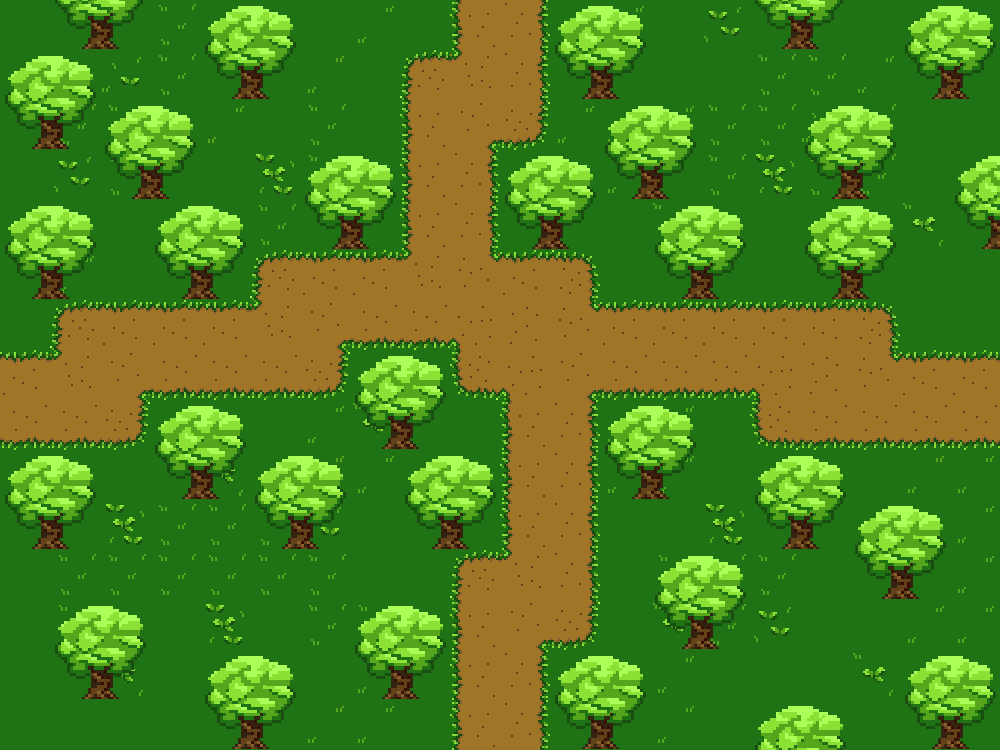

Tiled map render using the project's own tile images. Description and the map definition, with tile-layer contents summarised, below:
An orthogonal 20x15 tile map with 50x50 px tiles, 3 tile layers (Background, Path, Obstacles) and 6 objects (4x changer, door, lock).

<map version="1.10" tiledversion="1.10.0" orientation="orthogonal" renderorder="right-down" width="20" height="15" tilewidth="50" tileheight="50" infinite="0" nextlayerid="11" nextobjectid="10">
 <editorsettings>
  <export target="World1_2.json" format="json" />
 </editorsettings>
 <tileset firstgid="1" source="pixil_tileset_1.tsx" />
 <group id="5" name="Back">
  <layer id="2" name="Background" width="20" height="15">
   <data>[300 cells, 300 non-empty, 7 distinct tile ids]</data>
  </layer>
  <layer id="3" name="Path" width="20" height="15">
   <data>[300 cells, 78 non-empty, 13 distinct tile ids]</data>
  </layer>
 </group>
 <layer id="4" name="Obstacles" width="20" height="15">
  <data>[300 cells, 116 non-empty, 4 distinct tile ids]</data>
 </layer>
 <group id="10" name="Doors">
  <objectgroup id="9" name="West">
   <object id="3" name="changer" x="0" y="350" width="1" height="100">
    <properties>
     <property name="nextScene" value="World1_5" />
    </properties>
   </object>
  </objectgroup>
  <objectgroup id="7" name="South">
   <object id="1" name="changer" x="450" y="749" width="100" height="1">
    <properties>
     <property name="nextScene" value="World1_1" />
    </properties>
   </object>
  </objectgroup>
  <objectgroup id="8" name="East">
   <object id="4" name="changer" x="999" y="350" width="1" height="100">
    <properties>
     <property name="nextScene" value="World1_4" />
    </properties>
   </object>
  </objectgroup>
  <objectgroup id="6" name="North">
   <object id="6" name="door" x="450" y="0" width="100" height="50">
    <properties>
     <property name="img" value="hDoorRocks" />
    </properties>
   </object>
   <object id="7" name="lock" x="449" y="0" width="102" height="51">
    <properties>
     <property name="type" value="rock" />
    </properties>
   </object>
   <object id="8" name="changer" x="450" y="0" width="100" height="1">
    <properties>
     <property name="nextScene" value="World1_3" />
    </properties>
   </object>
  </objectgroup>
 </group>
</map>
